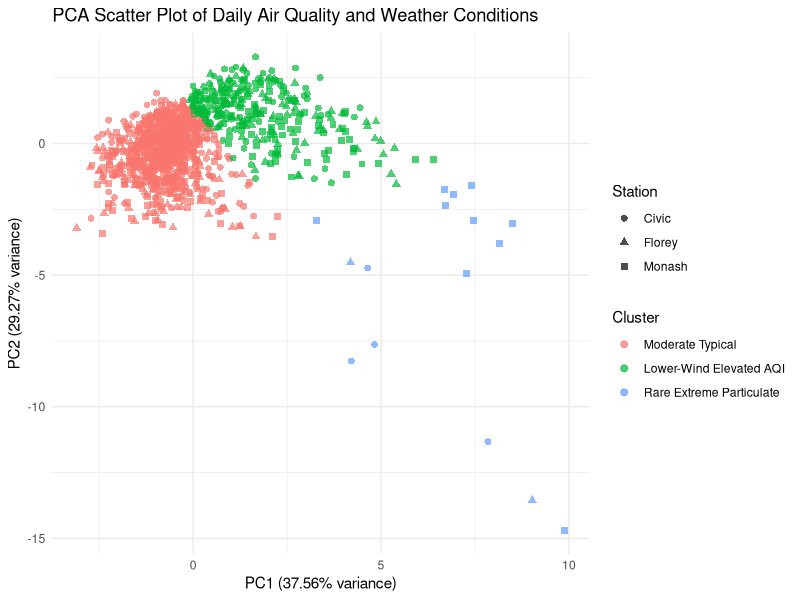
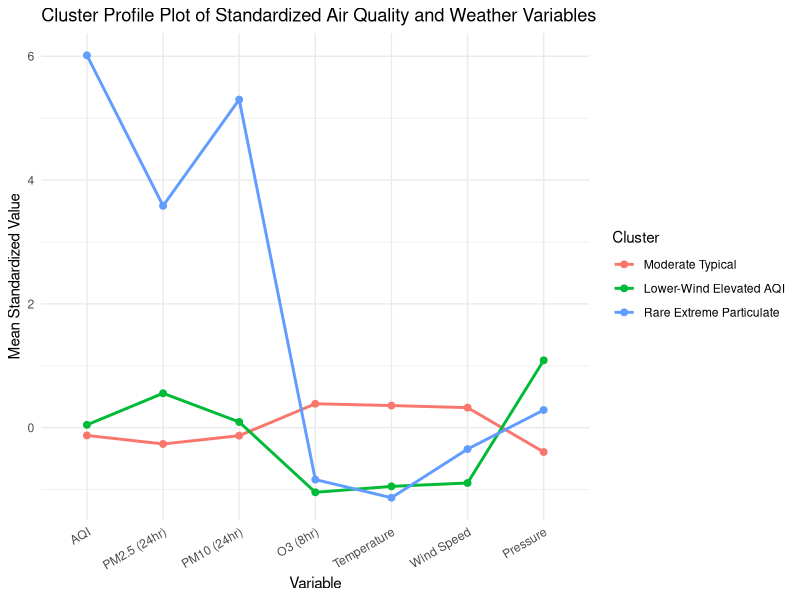
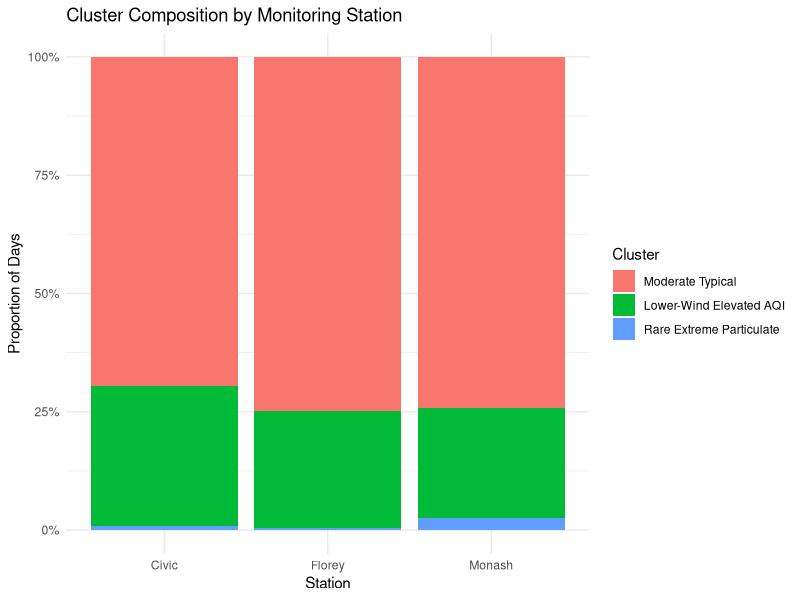

Source code (R) for these figures, in order:
library(readr)
library(dplyr)
library(ggplot2)
library(tidyr)
library(scales)

# ============================================================
# 1. LOAD DATA
# ============================================================
df <- read_csv("final_wrangled_dataset_2025_2026.csv")
df$date <- as.Date(df$date)

# ============================================================
# 2. SELECT VARIABLES FOR PCA + CLUSTERING
# ============================================================
vars <- c(
  "aqi_site",
  "pm25_24hr",
  "pm10_24hr",
  "o3_8hr",
  "tavg",
  "wspd",
  "pres"
)

analysis_df <- df %>%
  select(date, station_name, all_of(vars)) %>%
  drop_na()

# ============================================================
# 3. STANDARDIZE VARIABLES
# ============================================================
scaled_matrix <- scale(analysis_df[, vars])

scaled_df <- as.data.frame(scaled_matrix)
scaled_df$date <- analysis_df$date
scaled_df$station_name <- analysis_df$station_name

# ============================================================
# 4. K-MEANS CLUSTERING
# ============================================================
set.seed(123)
k <- 3
km_res <- kmeans(scaled_matrix, centers = k, nstart = 25)

scaled_df$cluster_num <- km_res$cluster

# ============================================================
# 5. PCA
# ============================================================
pca_res <- prcomp(scaled_matrix, center = TRUE, scale. = TRUE)

pca_scores <- as.data.frame(pca_res$x)
pca_scores$date <- analysis_df$date
pca_scores$station_name <- analysis_df$station_name
pca_scores$cluster_num <- km_res$cluster

explained_var <- summary(pca_res)$importance[2, ] * 100
pc1_var <- round(explained_var[1], 2)
pc2_var <- round(explained_var[2], 2)

# ============================================================
# 6. CREATE CLUSTER PROFILES
# ============================================================
cluster_profiles <- scaled_df %>%
  group_by(cluster_num) %>%
  summarise(across(all_of(vars), mean), .groups = "drop")

print(cluster_profiles)

# ============================================================
# 7. ASSIGN MEANINGFUL CLUSTER LABELS
#    Adjust if your cluster order differs
# ============================================================
# Based on your earlier output:
# 2 = Moderate Typical
# 1 = Lower-Wind Elevated AQI
# 3 = Rare Extreme Particulate

cluster_label_map <- c(
  "1" = "Lower-Wind Elevated AQI",
  "2" = "Moderate Typical",
  "3" = "Rare Extreme Particulate"
)

scaled_df$cluster <- factor(
  cluster_label_map[as.character(scaled_df$cluster_num)],
  levels = c(
    "Moderate Typical",
    "Lower-Wind Elevated AQI",
    "Rare Extreme Particulate"
  )
)

pca_scores$cluster <- factor(
  cluster_label_map[as.character(pca_scores$cluster_num)],
  levels = c(
    "Moderate Typical",
    "Lower-Wind Elevated AQI",
    "Rare Extreme Particulate"
  )
)

cluster_profiles$cluster <- factor(
  cluster_label_map[as.character(cluster_profiles$cluster_num)],
  levels = c(
    "Moderate Typical",
    "Lower-Wind Elevated AQI",
    "Rare Extreme Particulate"
  )
)

# ============================================================
# 8. PCA SCATTER PLOT
# ============================================================
ggplot(pca_scores, aes(x = PC1, y = PC2, color = cluster, shape = station_name)) +
  geom_point(alpha = 0.7, size = 2) +
  labs(
    title = "PCA Scatter Plot of Daily Air Quality and Weather Conditions",
    x = paste0("PC1 (", pc1_var, "% variance)"),
    y = paste0("PC2 (", pc2_var, "% variance)"),
    color = "Cluster",
    shape = "Station"
  ) +
  theme_minimal()

# ============================================================
# 9. CLUSTER PROFILE PLOT
# ============================================================
cluster_profiles_long <- cluster_profiles %>%
  select(cluster, all_of(vars)) %>%
  pivot_longer(
    cols = all_of(vars),
    names_to = "variable",
    values_to = "mean_scaled_value"
  )

cluster_profiles_long$variable <- factor(
  cluster_profiles_long$variable,
  levels = vars,
  labels = c(
    "AQI",
    "PM2.5 (24hr)",
    "PM10 (24hr)",
    "O3 (8hr)",
    "Temperature",
    "Wind Speed",
    "Pressure"
  )
)

ggplot(cluster_profiles_long,
       aes(x = variable, y = mean_scaled_value, group = cluster, color = cluster)) +
  geom_line(linewidth = 1) +
  geom_point(size = 2) +
  labs(
    title = "Cluster Profile Plot of Standardized Air Quality and Weather Variables",
    x = "Variable",
    y = "Mean Standardized Value",
    color = "Cluster"
  ) +
  theme_minimal() +
  theme(axis.text.x = element_text(angle = 30, hjust = 1))

# ============================================================
# 10. CLUSTER COMPOSITION BY STATION
# ============================================================
cluster_station <- pca_scores %>%
  count(station_name, cluster) %>%
  group_by(station_name) %>%
  mutate(prop = n / sum(n))

ggplot(cluster_station, aes(x = station_name, y = prop, fill = cluster)) +
  geom_col(position = "stack") +
  scale_y_continuous(labels = percent_format()) +
  labs(
    title = "Cluster Composition by Monitoring Station",
    x = "Station",
    y = "Proportion of Days",
    fill = "Cluster"
  ) +
  theme_minimal()
